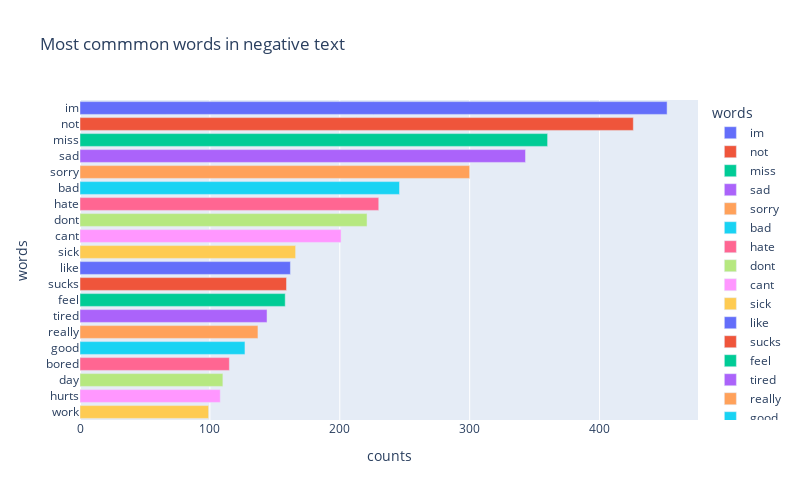

The notebook cell this image was saved under:
### Code cell
df_positive = pd.DataFrame(Counter(
            chain.from_iterable(negative_tweets.selected_text.str.split())).most_common(20), 
                 columns=['words', 'counts'])

fig = px.bar(df_positive, x="counts", y="words", 
             title='Most commmon words in negative text', 
             orientation='h', width=800, height=500, color='words')
fig.show()

### Figure 1 — Plotly figure (JSON) as saved in the notebook; plotly's stock layout.template omitted (floating-point values rounded to 4 significant figures)
{"data": [{"alignmentgroup": "True", "hovertemplate": "words=%{y}<br>counts=%{x}<extra></extra>", "legendgroup": "im", "marker": {"color": "#636efa"}, "name": "im", "offsetgroup": "im", "orientation": "h", "showlegend": true, "textposition": "auto", "type": "bar", "x": [452], "xaxis": "x", "y": ["im"], "yaxis": "y"}, {"alignmentgroup": "True", "hovertemplate": "words=%{y}<br>counts=%{x}<extra></extra>", "legendgroup": "not", "marker": {"color": "#EF553B"}, "name": "not", "offsetgroup": "not", "orientation": "h", "showlegend": true, "textposition": "auto", "type": "bar", "x": [426], "xaxis": "x", "y": ["not"], "yaxis": "y"}, {"alignmentgroup": "True", "hovertemplate": "words=%{y}<br>counts=%{x}<extra></extra>", "legendgroup": "miss", "marker": {"color": "#00cc96"}, "name": "miss", "offsetgroup": "miss", "orientation": "h", "showlegend": true, "textposition": "auto", "type": "bar", "x": [360], "xaxis": "x", "y": ["miss"], "yaxis": "y"}, {"alignmentgroup": "True", "hovertemplate": "words=%{y}<br>counts=%{x}<extra></extra>", "legendgroup": "sad", "marker": {"color": "#ab63fa"}, "name": "sad", "offsetgroup": "sad", "orientation": "h", "showlegend": true, "textposition": "auto", "type": "bar", "x": [343], "xaxis": "x", "y": ["sad"], "yaxis": "y"}, {"alignmentgroup": "True", "hovertemplate": "words=%{y}<br>counts=%{x}<extra></extra>", "legendgroup": "sorry", "marker": {"color": "#FFA15A"}, "name": "sorry", "offsetgroup": "sorry", "orientation": "h", "showlegend": true, "textposition": "auto", "type": "bar", "x": [300], "xaxis": "x", "y": ["sorry"], "yaxis": "y"}, {"alignmentgroup": "True", "hovertemplate": "words=%{y}<br>counts=%{x}<extra></extra>", "legendgroup": "bad", "marker": {"color": "#19d3f3"}, "name": "bad", "offsetgroup": "bad", "orientation": "h", "showlegend": true, "textposition": "auto", "type": "bar", "x": [246], "xaxis": "x", "y": ["bad"], "yaxis": "y"}, {"alignmentgroup": "True", "hovertemplate": "words=%{y}<br>counts=%{x}<extra></extra>", "legendgroup": "hate", "marker": {"color": "#FF6692"}, "name": "hate", "offsetgroup": "hate", "orientation": "h", "showlegend": true, "textposition": "auto", "type": "bar", "x": [230], "xaxis": "x", "y": ["hate"], "yaxis": "y"}, {"alignmentgroup": "True", "hovertemplate": "words=%{y}<br>counts=%{x}<extra></extra>", "legendgroup": "dont", "marker": {"color": "#B6E880"}, "name": "dont", "offsetgroup": "dont", "orientation": "h", "showlegend": true, "textposition": "auto", "type": "bar", "x": [221], "xaxis": "x", "y": ["dont"], "yaxis": "y"}, {"alignmentgroup": "True", "hovertemplate": "words=%{y}<br>counts=%{x}<extra></extra>", "legendgroup": "cant", "marker": {"color": "#FF97FF"}, "name": "cant", "offsetgroup": "cant", "orientation": "h", "showlegend": true, "textposition": "auto", "type": "bar", "x": [201], "xaxis": "x", "y": ["cant"], "yaxis": "y"}, {"alignmentgroup": "True", "hovertemplate": "words=%{y}<br>counts=%{x}<extra></extra>", "legendgroup": "sick", "marker": {"color": "#FECB52"}, "name": "sick", "offsetgroup": "sick", "orientation": "h", "showlegend": true, "textposition": "auto", "type": "bar", "x": [166], "xaxis": "x", "y": ["sick"], "yaxis": "y"}, {"alignmentgroup": "True", "hovertemplate": "words=%{y}<br>counts=%{x}<extra></extra>", "legendgroup": "like", "marker": {"color": "#636efa"}, "name": "like", "offsetgroup": "like", "orientation": "h", "showlegend": true, "textposition": "auto", "type": "bar", "x": [162], "xaxis": "x", "y": ["like"], "yaxis": "y"}, {"alignmentgroup": "True", "hovertemplate": "words=%{y}<br>counts=%{x}<extra></extra>", "legendgroup": "sucks", "marker": {"color": "#EF553B"}, "name": "sucks", "offsetgroup": "sucks", "orientation": "h", "showlegend": true, "textposition": "auto", "type": "bar", "x": [159], "xaxis": "x", "y": ["sucks"], "yaxis": "y"}, {"alignmentgroup": "True", "hovertemplate": "words=%{y}<br>counts=%{x}<extra></extra>", "legendgroup": "feel", "marker": {"color": "#00cc96"}, "name": "feel", "offsetgroup": "feel", "orientation": "h", "showlegend": true, "textposition": "auto", "type": "bar", "x": [158], "xaxis": "x", "y": ["feel"], "yaxis": "y"}, {"alignmentgroup": "True", "hovertemplate": "words=%{y}<br>counts=%{x}<extra></extra>", "legendgroup": "tired", "marker": {"color": "#ab63fa"}, "name": "tired", "offsetgroup": "tired", "orientation": "h", "showlegend": true, "textposition": "auto", "type": "bar", "x": [144], "xaxis": "x", "y": ["tired"], "yaxis": "y"}, {"alignmentgroup": "True", "hovertemplate": "words=%{y}<br>counts=%{x}<extra></extra>", "legendgroup": "really", "marker": {"color": "#FFA15A"}, "name": "really", "offsetgroup": "really", "orientation": "h", "showlegend": true, "textposition": "auto", "type": "bar", "x": [137], "xaxis": "x", "y": ["really"], "yaxis": "y"}, {"alignmentgroup": "True", "hovertemplate": "words=%{y}<br>counts=%{x}<extra></extra>", "legendgroup": "good", "marker": {"color": "#19d3f3"}, "name": "good", "offsetgroup": "good", "orientation": "h", "showlegend": true, "textposition": "auto", "type": "bar", "x": [127], "xaxis": "x", "y": ["good"], "yaxis": "y"}, {"alignmentgroup": "True", "hovertemplate": "words=%{y}<br>counts=%{x}<extra></extra>", "legendgroup": "bored", "marker": {"color": "#FF6692"}, "name": "bored", "offsetgroup": "bored", "orientation": "h", "showlegend": true, "textposition": "auto", "type": "bar", "x": [115], "xaxis": "x", "y": ["bored"], "yaxis": "y"}, {"alignmentgroup": "True", "hovertemplate": "words=%{y}<br>counts=%{x}<extra></extra>", "legendgroup": "day", "marker": {"color": "#B6E880"}, "name": "day", "offsetgroup": "day", "orientation": "h", "showlegend": true, "textposition": "auto", "type": "bar", "x": [110], "xaxis": "x", "y": ["day"], "yaxis": "y"}, {"alignmentgroup": "True", "hovertemplate": "words=%{y}<br>counts=%{x}<extra></extra>", "legendgroup": "hurts", "marker": {"color": "#FF97FF"}, "name": "hurts", "offsetgroup": "hurts", "orientation": "h", "showlegend": true, "textposition": "auto", "type": "bar", "x": [108], "xaxis": "x", "y": ["hurts"], "yaxis": "y"}, {"alignmentgroup": "True", "hovertemplate": "words=%{y}<br>counts=%{x}<extra></extra>", "legendgroup": "work", "marker": {"color": "#FECB52"}, "name": "work", "offsetgroup": "work", "orientation": "h", "showlegend": true, "textposition": "auto", "type": "bar", "x": [99], "xaxis": "x", "y": ["work"], "yaxis": "y"}], "layout": {"barmode": "relative", "height": 500, "legend": {"title": {"text": "words"}, "tracegroupgap": 0}, "title": {"text": "Most commmon words in negative text"}, "width": 800, "xaxis": {"anchor": "y", "domain": [0, 1], "title": {"text": "counts"}}, "yaxis": {"anchor": "x", "categoryarray": ["work", "hurts", "day", "bored", "good", "really", "tired", "feel", "sucks", "like", "sick", "cant", "dont", "hate", "bad", "sorry", "sad", "miss", "not", "im"], "categoryorder": "array", "domain": [0, 1], "title": {"text": "words"}}}}
